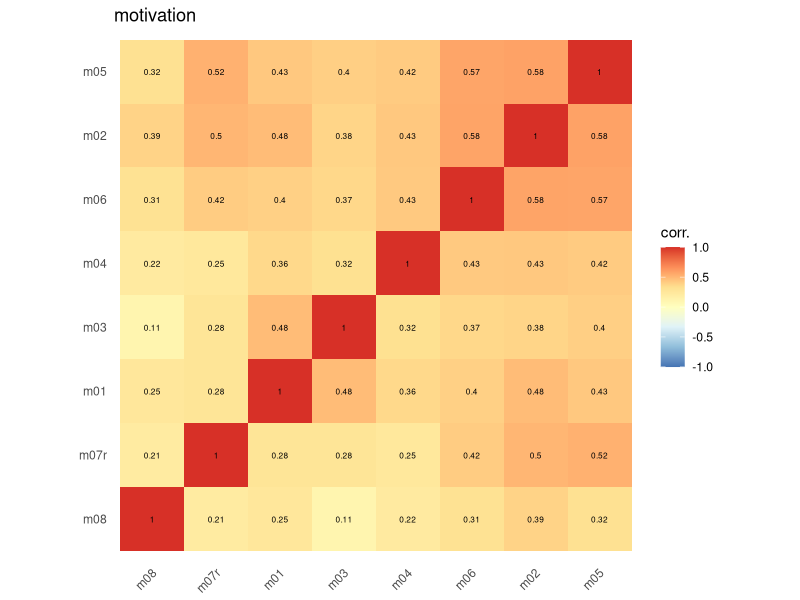
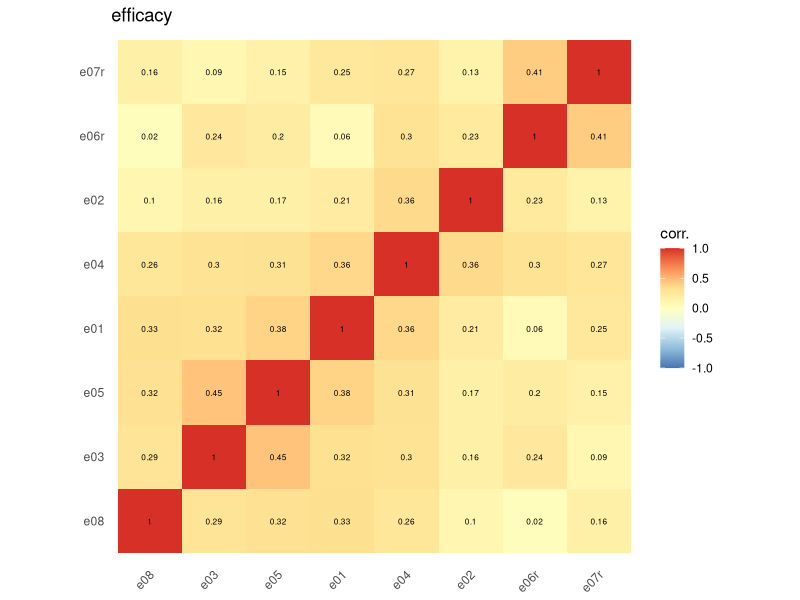
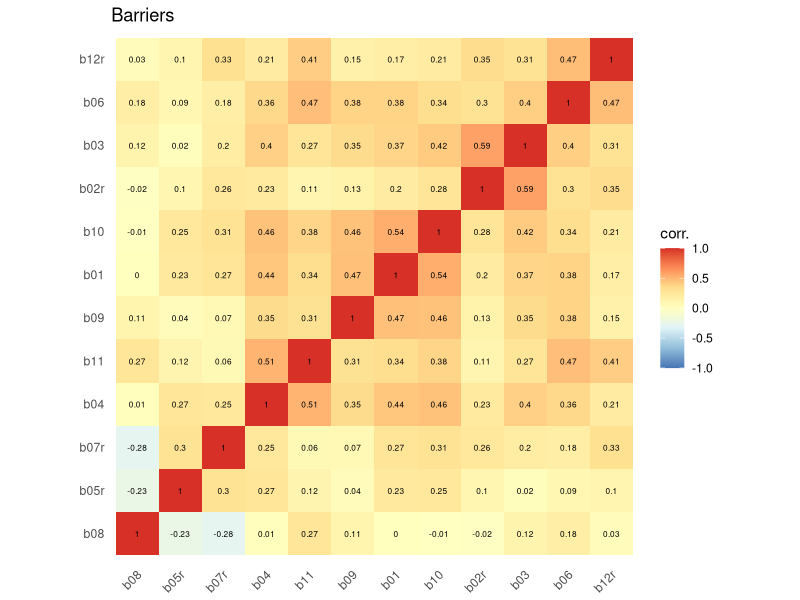
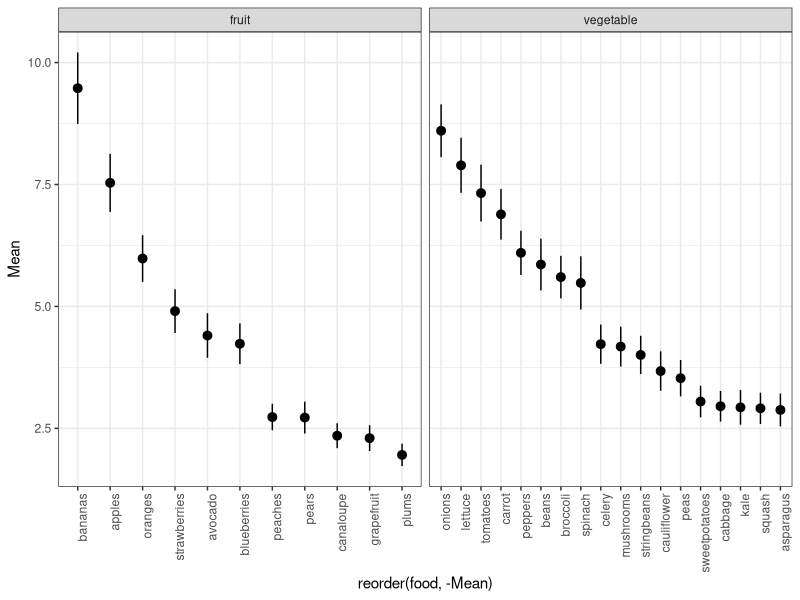
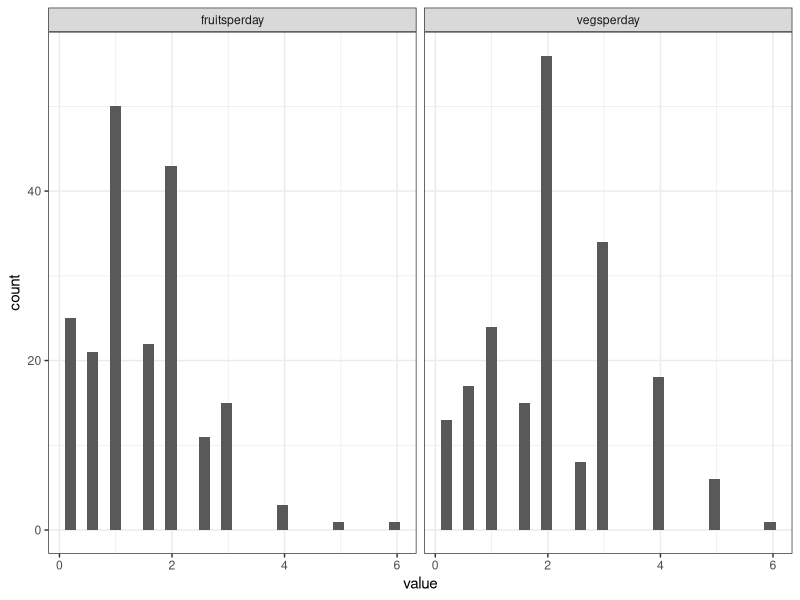
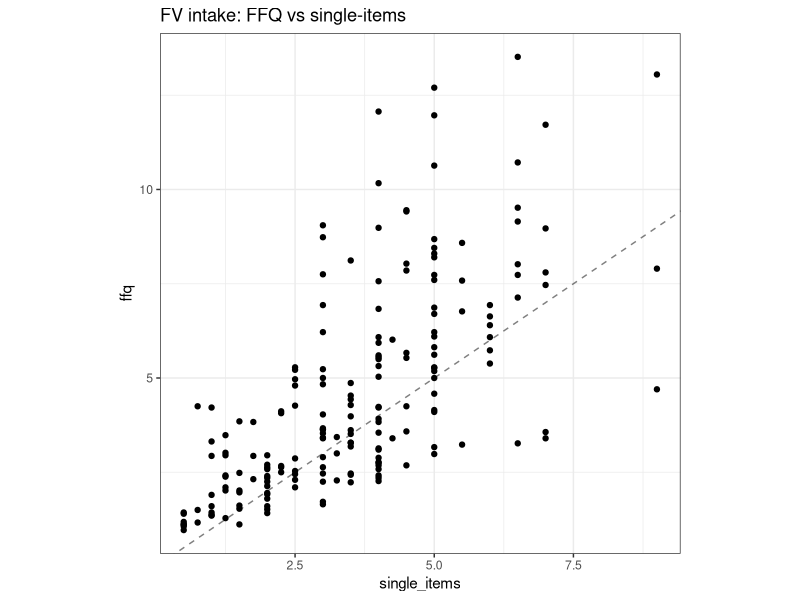
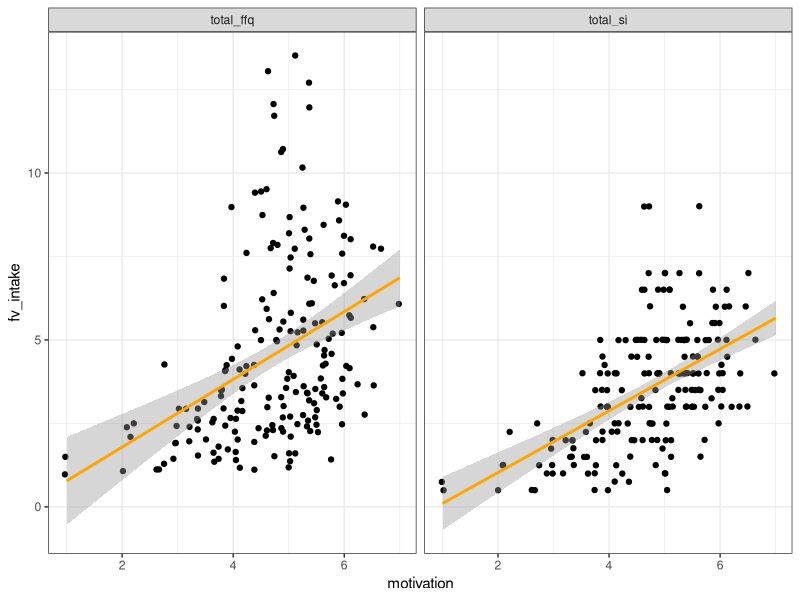
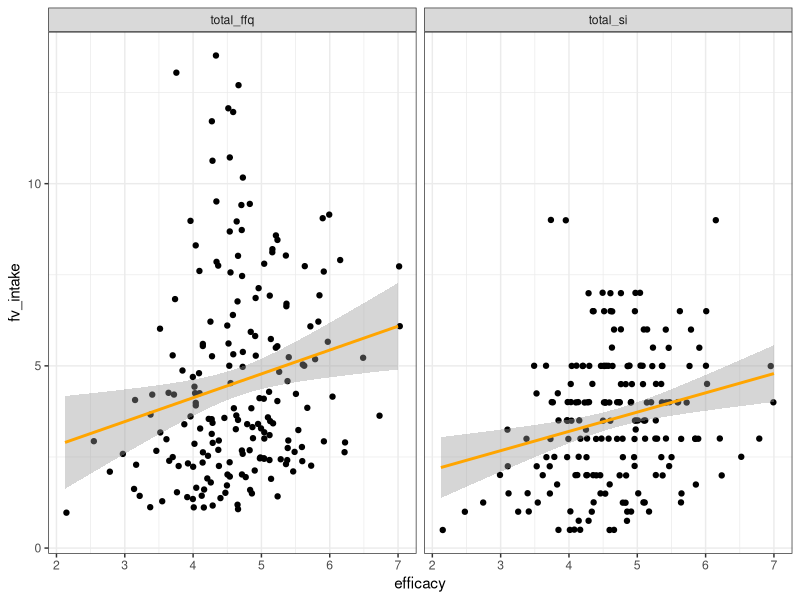

These charts were generated, in order, by the following R code:
## ---- chunk 1
library(tidyverse)
## ---- chunk 2
# load (anonymized) data
header <- colnames(read.csv("../data/nutrition+barriers+pilot_February+12,+2019_14.46.csv", header = TRUE))
df <- read.csv("../data/nutrition+barriers+pilot_February+12,+2019_14.46.csv", skip = 3, header = FALSE, col.names = header)

# do some preliminary tidying
df <- df %>%
  as_tibble() %>%
  select(workerId, StartDate:Finished, sex:ffq_fruit_plums, ffq_time_Page.Submit, e01:surv_pay, LocationLatitude, LocationLongitude) %>%
  rename(Duration = Duration..in.seconds.) %>%
  mutate_at(vars(m08, b01,b03,b04, b06,b08,b09,b10,b11), function(x){8 - x}) # fixing issues in qualtrics

# and trim bad subjects
df <- df %>%
  filter(check_2==2, check_7==7, ffq_veg_check6==6, ffq_fruit_check30==30) %>%
  select(-contains("check"))
## ---- chunk 3

rcor <- function(x,y=NULL, digits=3){
  # rounded correlation
  round(cor(x,y),digits)
}

# corr plot code
## ----------------------------------------

reorder_cormat <- function(cormat){
  # Use correlation between variables as distance
  dd <- as.dist((1-cormat)/2)
  hc <- hclust(dd)
  cormat <-cormat[hc$order, hc$order]
}

# Get lower triangle of the correlation matrix
get_lower_tri<-function(cormat){
  cormat[upper.tri(cormat)] <- NA
  return(cormat)
}
# Get upper triangle of the correlation matrix
get_upper_tri <- function(cormat){
  cormat[lower.tri(cormat)]<- NA
  return(cormat)
}
  
## ----------------------------------------
df %>%
  # select(e01:e08) %>%
  select(m01:m08) %>%
  # select(b01:b12r) %>%
  cor() %>%
  reorder_cormat() %>%
  # get_lower_tri() %>%
  reshape2::melt(na.rm=TRUE) %>%
  ggplot(aes(x=Var1, y = Var2, fill = value)) +
  geom_tile(color = "white") +
  geom_tile() +
  geom_text(aes(label=round(value,2)), size=6*.35) +
  scale_fill_distiller(type="div", palette = "RdYlBu", limit=c(-1,1)) +
  # scale_fill_viridis_c(limit = c(-1,1)) +
  theme_minimal() +
  theme(axis.text.x = element_text(angle = 45, hjust = 1, vjust=.85)) +
  theme(aspect.ratio = 1) +
  theme(
    axis.title.x = element_blank(),
    axis.title.y = element_blank(),
    panel.grid.major = element_blank(),
    panel.border = element_blank(),
    panel.background = element_blank(),
    axis.ticks = element_blank()
  ) +
  labs(fill="corr.", title="motivation")
## ---- chunk 4
df %>%
  select(e01:e08) %>%
  # select(m01:m08) %>%
  # select(b01:b12r) %>%
  cor() %>%
  reorder_cormat() %>%
  # get_lower_tri() %>%
  reshape2::melt(na.rm=TRUE) %>%
  ggplot(aes(x=Var1, y = Var2, fill = value)) +
  geom_tile(color = "white") +
  geom_tile() +
  geom_text(aes(label=round(value,2)), size=6*.35) +
  scale_fill_distiller(type="div", palette = "RdYlBu", limit=c(-1,1)) +
  # scale_fill_viridis_c(limit = c(-1,1)) +
  theme_minimal() +
  theme(axis.text.x = element_text(angle = 45, hjust = 1, vjust=.85)) +
  theme(aspect.ratio = 1) +
  theme(
    axis.title.x = element_blank(),
    axis.title.y = element_blank(),
    panel.grid.major = element_blank(),
    panel.border = element_blank(),
    panel.background = element_blank(),
    axis.ticks = element_blank()
  ) +
  labs(fill="corr.", title="efficacy")
## ---- chunk 5
df %>%
  # select(e01:e08) %>%
  # select(m01:m08) %>%
  select(b01:b12r) %>%
  cor() %>%
  reorder_cormat() %>%
  # get_lower_tri() %>%
  reshape2::melt(na.rm=TRUE) %>%
  ggplot(aes(x=Var1, y = Var2, fill = value)) +
  geom_tile(color = "white") +
  geom_tile() +
  geom_text(aes(label=round(value,2)), size=6*.35) +
  scale_fill_distiller(type="div", palette = "RdYlBu", limit=c(-1,1)) +
  # scale_fill_viridis_c(limit = c(-1,1)) +
  theme_minimal() +
  theme(axis.text.x = element_text(angle = 45, hjust = 1, vjust=.85)) +
  theme(aspect.ratio = 1) +
  theme(
    axis.title.x = element_blank(),
    axis.title.y = element_blank(),
    panel.grid.major = element_blank(),
    panel.border = element_blank(),
    panel.background = element_blank(),
    axis.ticks = element_blank()
  ) +
  labs(fill="corr.", title="Barriers")
## ---- chunk 6
effect_alpha <- psych::alpha((df %>% select(e01:e08)), check.keys = TRUE)
motive_alpha <- psych::alpha((df %>% select(m01:m08)), check.keys = TRUE)
barriers_alpha <- psych::alpha((df %>% select(b01:b07r,b09:b12r)))

effect_alpha$total$raw_alpha
motive_alpha$total$raw_alpha
barriers_alpha$total$raw_alpha
## ---- chunk 7
df %>%
  select(workerId, starts_with("ffq_veg"), starts_with("ffq_fruit")) %>%
  gather(food, value, -workerId) %>%
  group_by(food) %>%
  summarize(Mean = mean(value), se = sd(value)/sqrt(n()) ) %>%
  mutate(ll = Mean + se, ul = Mean-se) %>%
  mutate(category = ifelse(grepl("veg", food), "vegetable","fruit")) %>%
  mutate(food = gsub("ffq_veg_","", food)) %>%
  mutate(food = gsub("ffq_fruit_","", food)) %>%
  ggplot(aes(x=reorder(food,-Mean), y=Mean, ymin=ll, ymax=ul)) +
  geom_pointrange() +
  facet_wrap(~category, scales="free_x") +
  theme_bw() +
  theme(axis.text.x = element_text(angle = 90, hjust = 1))
  
## ---- chunk 8
df %>%
  select(workerId, fruitsperday, vegsperday) %>%
  gather(food, value, -workerId) %>% 
  ggplot(aes(x=value)) +
    geom_histogram() +
  facet_wrap(~food) +
  theme_bw()
## ---- chunk 9
df %>%
  select(workerId, 
         fruitsperday, 
         vegsperday, 
         starts_with("ffq_veg"), 
         starts_with("ffq_fruit")
         ) %>%
  gather(food, value, -workerId, -fruitsperday, -vegsperday) %>%
  mutate(category = ifelse(grepl("veg", food), "vegetable","fruit")) %>%
  group_by(workerId, fruitsperday, vegsperday, category) %>%
  summarize(ffq_avg = sum(value)/30) %>%
  spread(category, ffq_avg) -> fv_df

## ---- chunk 10
fv_df %>%
  mutate(ffq = fruit + vegetable, single_items = fruitsperday+vegsperday) %>% 
  ggplot(aes(x=single_items, y=ffq)) +
  geom_point() +
  # geom_smooth(method="lm") +
  geom_abline(slope=1,intercept=0, linetype="dashed", alpha=.5) +
  # xlim(c(0,14)) +
  # ylim(c(0,14)) +
  theme_bw() +
  theme(aspect.ratio = 1) +
  labs(title="FV intake: FFQ vs single-items")
## ---- chunk 11
df %>%
  gather(food, value, starts_with("ffq_veg"), starts_with("ffq_fruit")) %>%
  mutate(category = ifelse(grepl("veg", food), "vegetable", "fruit")) %>%
  group_by(workerId, fruitsperday, vegsperday, category) %>%
  summarize(ffq_avg = sum(value) / 30) %>%
  spread(category, ffq_avg) %>%
  left_join(
    (
      df %>%
        gather(item, response, e01:e08, m01:m08, b01:b07r, b09:b12r) %>% # exclude b08
        mutate(
          scale = case_when(
            grepl("m", item) ~ "motivation",
            grepl("e", item) ~ "efficacy",
            grepl("b", item) ~ "barriers",
          )
        ) %>%
        group_by(workerId, scale) %>%
        summarize(mean_response = mean(response)) %>%
        spread(scale, mean_response)
    ),
    by = "workerId"
  ) %>%
  mutate(total_si = fruitsperday + vegsperday, total_ffq = fruit + vegetable) %>%
  ungroup() -> df_basic

## ---- chunk 12

rcor(
  df_basic %>% 
    select(barriers, motivation, efficacy, total_si, total_ffq)
  )

## ---- chunk 13
df_basic %>%
  gather(measure, fv_intake, total_ffq,total_si) %>%
  ggplot(aes(x=motivation, y = fv_intake)) +
  geom_jitter() +
  scale_color_viridis_c() +
  geom_smooth(method="lm", color="orange") +
  theme_bw() +
  facet_wrap(~measure)
## ---- chunk 14
df_basic %>%
  gather(measure, fv_intake, total_ffq,total_si) %>%
  ggplot(aes(x=efficacy, y = fv_intake)) +
  geom_jitter() +
  scale_color_viridis_c() +
  geom_smooth(method="lm", color="orange") +
  theme_bw() +
  facet_wrap(~measure)
## ---- chunk 15
df_basic_scaled <-  df_basic %>%
  select(-workerId) %>%
  mutate_all(scale)

lm(total_si ~ efficacy + motivation, data=df_basic_scaled) %>% summary()
lm(total_ffq ~ efficacy + motivation, data=df_basic_scaled) %>% summary()
## ---- chunk 16
df_basic %>%
  gather(measure, fv_intake, total_ffq, total_si) %>%
  ggplot(aes(x=motivation, y = fv_intake, color=barriers)) +
  geom_jitter() +
  scale_color_viridis_c() +
  geom_smooth(method="lm", color="orange") +
  theme_bw() +
  facet_wrap(~measure)
## ---- chunk 17
df_basic %>%
  ggplot(aes(x=barriers, y = motivation)) +
  geom_point() +
  geom_smooth(method="lm", color="orange") +
  theme_bw() +
  theme(aspect.ratio=1)

df_basic %>%
  ggplot(aes(x=barriers, y = efficacy)) +
  geom_point() +
  geom_smooth(method="lm", color="orange") +
  theme_bw() +
  theme(aspect.ratio=1)
## ---- chunk 18
df_basic %>%
  gather(measure, fv_intake, total_ffq,total_si) %>%
  ggplot(aes(x=barriers, y = fv_intake)) +
  geom_jitter() +
  scale_color_viridis_c() +
  geom_smooth(method="lm", color="orange") +
  theme_bw() +
  facet_wrap(~measure)
## ---- chunk 19


lm(total_ffq ~ efficacy + barriers, data=df_basic_scaled) %>% summary()
lm(total_ffq ~ motivation + barriers, data=df_basic_scaled) %>% summary()
lm(total_ffq ~ efficacy + motivation + barriers, data=df_basic_scaled) %>% summary()

lm(total_ffq ~ barriers, data=df_basic_scaled) %>% summary()
## ---- chunk 20
df %>%
  select(workerId, starts_with("ffq_veg"), starts_with("ffq_fruit")) %>%
  gather(food, resp, -workerId) %>%
  group_by(workerId) %>%
  summarize(fv_intake = sum(resp)/30) %>%
  left_join(
    df %>%
      select(workerId, b01:b12r),
    by="workerId"
  ) %>%
  select(-workerId) %>%
  rcor()
## ---- chunk 21
df_basic %>%
  left_join(df %>% select(workerId, income, educ, age, sex), by ="workerId") %>%
  filter(income!=0) %>%
  ggplot(aes(x=income, y=total_ffq)) +
  geom_jitter(width=.25,height=0) +
  geom_smooth() +
  theme_bw() +
  labs(title="Income x ffq")

df_basic %>%
  left_join(df %>% select(workerId, income, educ, age, sex), by ="workerId") %>%
  filter(income!=0) %>%
  ggplot(aes(x=income, y=barriers)) +
  geom_jitter(width=.25,height=0) +
  geom_smooth() +
  theme_bw() +
  labs(title="Income x barriers")

## ---- chunk 22
df_basic %>%
  left_join(df %>% select(workerId, income, educ, age, sex), by ="workerId") %>%
  filter(educ!=-1) %>%
  ggplot(aes(x=educ, y=total_ffq)) +
  geom_jitter(height=0,width=.25) +
  geom_smooth() +
  theme_bw() +
  ylim(0,15) +
  labs(title="Education")
## ---- chunk 23
df_basic %>%
  left_join(df %>% select(workerId, income, educ, age, sex), by ="workerId") %>%
  # filter(educ!=-1) %>%
  ggplot(aes(x=age, y=total_ffq)) +
  geom_jitter(height=.1,width=1) +
  geom_smooth() +
  ylim(0,15) +
  theme_bw() +
  labs(title="Age")
## ---- chunk 24
df_basic %>%
  left_join(df %>% select(workerId, LocationLatitude, LocationLongitude ), by ="workerId") %>%
  filter(LocationLatitude < 50, LocationLatitude > 25) %>%
  ggplot(aes(x=LocationLatitude, y=total_ffq)) +
  # geom_jitter(height=.1,width=1) +
  geom_point() +
  geom_smooth(method="lm") +
  ylim(0,15) +
  theme_bw() +
  labs(title="Latitude x FFQ")


df_basic %>%
  left_join(df %>% select(workerId, LocationLatitude, LocationLongitude ), by ="workerId") %>%
  filter(LocationLatitude < 50, LocationLatitude > 25) %>%
  gather(measure, fv_intake, total_ffq, total_si) %>%
  ggplot(aes(x=motivation, y = fv_intake, color=LocationLatitude)) +
  geom_jitter(width=.1,height=.1) +
  scale_color_viridis_c() +
  geom_smooth(method="lm", color="orange") +
  theme_bw() +
  facet_wrap(~measure)
## ---- chunk 25
df %>%
  select(workerId, 
         fruitsperday, 
         vegsperday, 
         starts_with("ffq_veg"), 
         starts_with("ffq_fruit")
         ) %>%
  gather(food, value, -workerId, -fruitsperday, -vegsperday) %>%
  mutate(value = recode( value,
    `1`=1,
    `2.5`=2,
    `6`=3,
    `16`=4,
    `30`=5
  )) %>%
  mutate(category = ifelse(grepl("veg", food), "vegetable","fruit")) %>%
  group_by(workerId, fruitsperday, vegsperday, category) %>%
  summarize(ffq_avg = sum(value)) %>%
  ungroup() %>%
  spread(category, ffq_avg) %>%
  mutate(ffq = fruit + vegetable, single_items = fruitsperday+vegsperday) %>% 
  select(ffq, single_items, workerId) %>%
  left_join(df_basic, by="workerId") %>%
  select(ffq, single_items, motivation, barriers, efficacy) %>%
  rcor()
